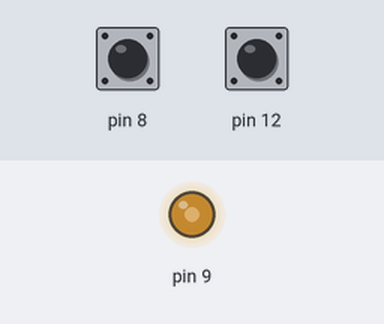
A sketch run on a simulated Arduino Uno, built with avr-gcc and run on an emulated ATmega328P. On the bench: output pins drawn as LEDs (lit = HIGH). The inputs (shaded band) are chosen by the test bench; at power-on: pin 8 HIGH, pin 12 HIGH.

Above: at 1.2 s.
1.3 s: pin 8 pulled LOW for 0.15 s
At 2.3 s:
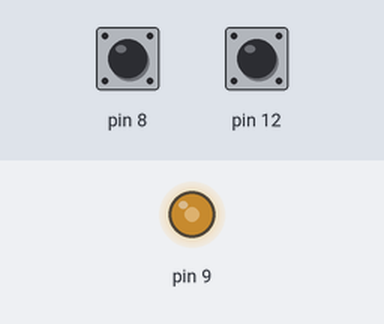
2.9 s: pin 8 pulled LOW for 1 s
At 4.8 s:
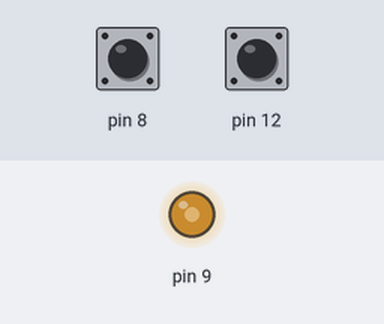
Timing chart, 0 to 6.3 s (numbered marks = the images above; inputs shaded):
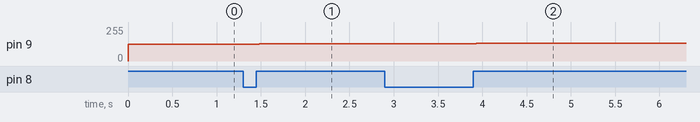

The sketch:

sketch.ino
```cpp
class EdgeDetector
{
private:
  bool candidateState;
  bool lastStableState;
  unsigned long candidateSince;
  bool targetState;

public:
  EdgeDetector(bool targetState) : targetState(targetState)
  {

  }

  void setup(bool state, unsigned long time)
  {
    candidateState = state;
    lastStableState = state;
    candidateSince = time;
  }

  bool detect(bool state, unsigned long time)
  {
    if(state != candidateState)
    {
      candidateState = state;
      candidateSince = time;
    }
    else
    {
      unsigned long duration = time - candidateSince;

      if(duration > 30)
      {
        if(candidateState != lastStableState)
        {
          lastStableState = candidateState;

          if(candidateState == targetState)
          {
            return true;
          }
        }
      }
    }

    return false;
  }
};

class InputPullupPin
{
private:
  int pinNumber;
public:
  InputPullupPin(int pinNumber) : pinNumber(pinNumber)
  {
  }

  void setup()
  {
    pinMode(pinNumber, INPUT_PULLUP);
  }

  bool read()
  {
    bool state = digitalRead(pinNumber);

    return state;
  }
};

class PwmOutputPin
{
private:
  int pinNumber;
  int pulseWidth;
  int step;
public:
  PwmOutputPin(int pinNumber, int pulseWidth, int step)
    : pinNumber(pinNumber), pulseWidth(pulseWidth), step(step)
  {
  }

  void setup()
  {
    pinMode(pinNumber, OUTPUT);
  }

  void setPulseWidth()
  {
    analogWrite(pinNumber, pulseWidth);
  }

  void increasePulseWidth()
  {
    if(pulseWidth < 255 - step)
    {
      pulseWidth += step;
    }

    setPulseWidth();
  }

  void decreasePulseWidth()
  {
    if(pulseWidth > step)
    {
      pulseWidth -= step;
    }

    setPulseWidth();
  }
};

InputPullupPin buttonL(12);
InputPullupPin buttonR(8);
PwmOutputPin led(9, 125, 5);

EdgeDetector edgeL(HIGH);
EdgeDetector edgeR(HIGH);

void setup()
{
  led.setup();
  led.setPulseWidth();

  buttonL.setup();
  buttonR.setup();

  edgeL.setup(buttonL.read(), millis());
  edgeR.setup(buttonR.read(), millis());
}

void loop()
{
  if(edgeL.detect(buttonL.read(), millis()))
  {
    led.decreasePulseWidth();
  }

  if(edgeR.detect(buttonR.read(), millis()))
  {
    led.increasePulseWidth();
  }
}
```

Measured:
- after the input at 1.3 s, pin 9: 125/255 → 130/255 after 0.18 s
- after the input at 2.9 s, pin 9: 130/255 → 135/255 after 1.0 s
